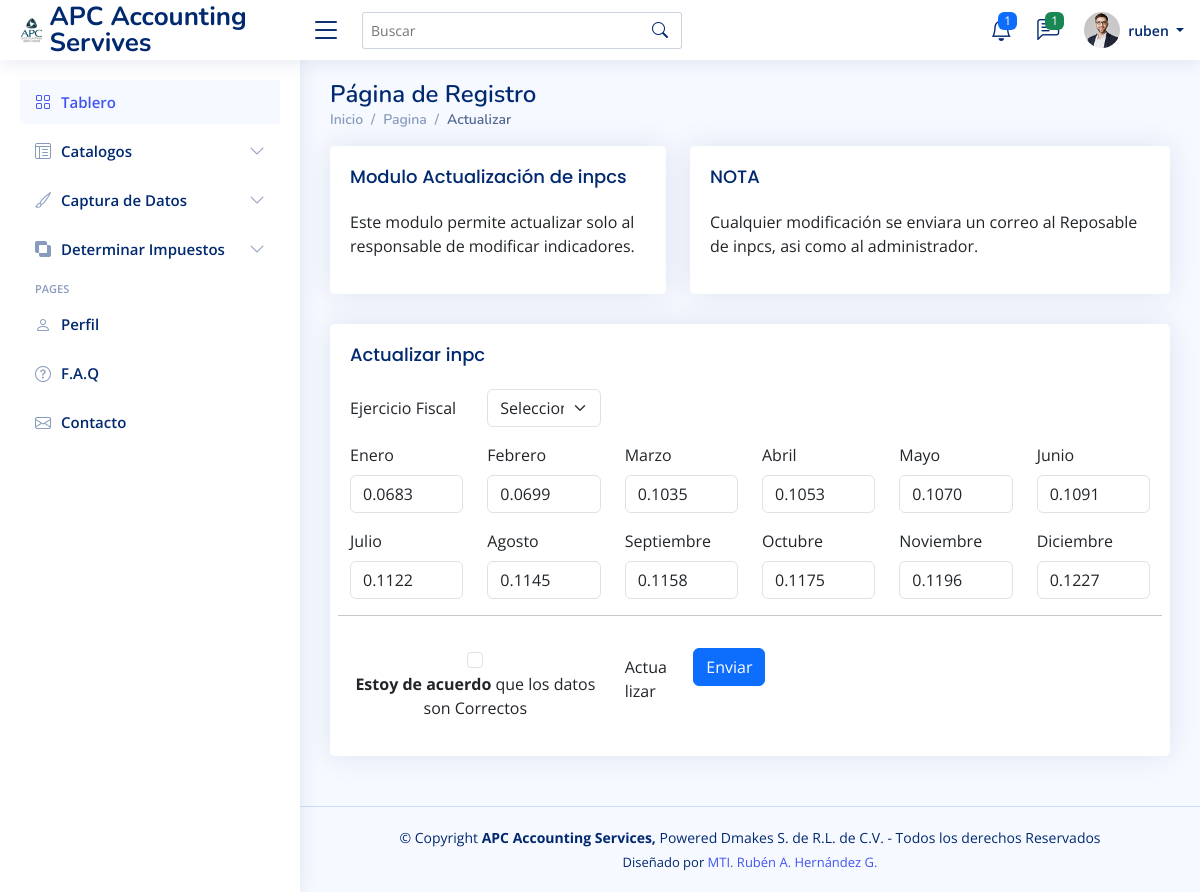
The app's page /pages-inpcs.php?id=1 (signed in) with its own data.
### tables this page shows
CREATE TABLE `inpc` (
  `id` int(11) NOT NULL,
  `anio` varchar(4) NOT NULL,
  `ene` varchar(8) NOT NULL,
  `feb` varchar(8) NOT NULL,
  `mar` varchar(8) NOT NULL,
  `abr` varchar(8) NOT NULL,
  `may` varchar(8) NOT NULL,
  `jun` varchar(8) NOT NULL,
  `jul` varchar(8) NOT NULL,
  `ago` varchar(8) NOT NULL,
  `sep` varchar(8) NOT NULL,
  `oct` varchar(8) NOT NULL,
  `nov` varchar(8) NOT NULL,
  `dic` varchar(8) NOT NULL
);

### php/inpc.php (called while the page is built, shortened)
<?php
   class inpc extends Sql {
    private $ene;
    private $feb;
    private $mar;
    private $abr;
    private $may;
    private $jun;
    private $jul;
    private $ago;
    private $sep;
    private $oct;
    private $nov;
    private $dic;
    public function setene( $ene)
    {
    	$this->ene = $ene;
    }
    public function setfeb( $feb)
    {
    	$this->feb = $feb;
    }
    public function setmar( $mar)
    {
    	$this->mar = $mar;
    }
    public function setabr( $abr)
    {
    	$this->abr = $abr;
    }
    public function setmay( $may)
    {
    	$this->may = $may;
    }
    public function setjun( $jun)
    {
    	$this->jun = $jun;
    }
    public function setjul( $jul)
    {
    	$this->jul = $jul;
    }
    public function setago( $ago)
    {
        $this->ago = $ago;
    }
    public function setsep( $sep)
    {
        $this->sep = $sep;
    }
    public function setoct( $oct)
    {
        $this->oct = $oct;
    }
	public function setnov( $nov)
    {
        $this->nov = $nov;
    }
    public function setdic( $dic)
    {
        $this->dic = $dic;
    }
    public function getene(){
    	return $this->ene;
    }
    public function getfeb(){
    	return $this->feb;
    }
    public function getmar(){
    	return $this->mar;
    }
    public function getabr(){
    	return $this->abr;
    }
    public function getmay(){
    	return $this->may;
    }
    public function getjun(){
    	return $this->jun;
    }
    public function getjul(){
    	return $this->jul;
    }
	public function getago(){
    	return $this->ago;
    }
    public function getsep(){
        return $this->sep;
     }
     public function getoct(){
        return $this->oct;
     }
	public function getnov(){
        return $this->nov;
     }
  public function getdic(){
      return $this->dic;
   }
    public static function obtenerporid($id){
        $sqlhelper = new Sql();
        $sqlhelper->conectar();
        $sql = "SELECT * FROM inpc WHERE id =".$id;
        $resultado = $sqlhelper->getmysqli()->query($sql);
        $inpc_arreglo = $resultado->fetch_assoc();
        $inpc = new inpc();
        $inpc->setid($inpc_arreglo['id']);
        $inpc->setanio($inpc_arreglo['anio']);
        $inpc->setene($inpc_arreglo['ene']);
        $inpc->setfeb($inpc_arreglo['feb']);
        $inpc->setmar($inpc_arreglo['mar']);
        $inpc->setabr($inpc_arreglo['abr']);
        $inpc->setmay($inpc_arreglo['may']);
        $inpc->setjun($inpc_arreglo['jun']);
        $inpc->setjul($inpc_arreglo['jul']);
        $inpc->setago($inpc_arreglo['ago']);
        $inpc->setsep($inpc_arreglo['sep']);
        $inpc->setoct($inpc_arreglo['oct']);
        $inpc->setnov($inpc_arreglo['nov']);
        $inpc->setdic($inpc_arreglo['dic']);
        return $inpc;
     }
 }
  ?>

### php/sql.php (called while the page is built)
<?php
   class Sql{
   	private $servidor='localhost';
   	private $usuario= 'adti';
   	private $pwd = 'Apcas123*';
   	private $bd = 'webdtax';
   	protected $mysqli = null;
   	public function conectar(){
   		$this->mysqli = new mysqli($this->servidor,$this->usuario,$this->pwd,$this->bd);
   	}
   	public function getmysqli(){
   		return $this->mysqli;
   	}
   }
 ?>

### pages-inpcs.php (the view, shortened to what this page needs)
<?php
  include('php/sql.php');
  include('php/inpc.php');
  $id = $_GET['id'];
  $inpc = inpc::obtenerporid($id);
  ?>
<!DOCTYPE html>
<html lang="es">
<head>
  <?php include "includes/scripts.php"; ?>
</head>
<body>
  <?php include "includes/header.php"; ?>
  <?php include "includes/sidebar.php"; ?>
  <main id="main" class="main">
    <div class="pagetitle">
      <h1>Página de Registro</h1>
      <nav>
        <ol class="breadcrumb">
          <li class="breadcrumb-item"><a href="index.php">Inicio</a></li>
          <li class="breadcrumb-item">Pagina</li>
          <li class="breadcrumb-item active">Actualizar</li>
        </ol>
      </nav>
    </div>
    <section class="section">
      <div class="row">
        <div class="col-lg-5">
          <div class="card">
            <div class="card-body">
              <h5 class="card-title">Modulo Actualización de inpcs</h5>
              <p>Este modulo permite actualizar solo al responsable de modificar indicadores.</p>
            </div>
          </div>
        </div>
        <div class="col-lg-7">
          <div class="card">
            <div class="card-body">
              <h5 class="card-title">NOTA</h5>
              <p>Cualquier modificación se enviara un correo al Reposable de inpcs, asi como al administrador.</p>
            </div>
          </div>
        </div>
      </div>
      <div class="row">
       <div class="col">
       <div class="card">
            <div class="card-body">
              <h5 class="card-title">Actualizar inpc</h5>
              <form role="form" action="php/cinpc.php" method="POST">
              <div class="row mb-3">
                  <label class="col-sm-2 col-form-label">Ejercicio Fiscal</label>
                  <div class="col-sm-2">
                    <select class="form-select" aria-label="Default select example" name="anio">
                      <option selected>Seleccionar</option>
                    </select>
                  </div>
              </div>
              <div class="row mb-3">
                <div class="col-sm-2">
                  <label for="ene" class="form-label">Enero</label>
                  <input class="form-control" type="text" name="ene" value="<?= $inpc->getene(); ?>" >
                </div>
                <div class="col-sm-2">
                <label for="feb" class="form-label">Febrero</label>
                  <input class="form-control" type="text" name="feb" value="<?= $inpc->getfeb(); ?>" >
                </div>
                <div class="col-sm-2">
                <label for="mar" class="form-label">Marzo</label>
                  <input class="form-control" type="text" name="mar" value="<?= $inpc->getmar(); ?>" >
                </div>
                <div class="col-sm-2">
                  <label for="abr" class="form-label">Abril</label>
                  <input class="form-control" type="text" name="abr" value="<?= $inpc->getabr(); ?>" >
                </div>
                <div class="col-sm-2">
                <label for="may" class="form-label">Mayo</label>
                  <input class="form-control" type="text" name="may" value="<?= $inpc->getmay(); ?>" >
                </div>
                <div class="col-sm-2">
                <label for="jun" class="form-label">Junio</label>
                  <input class="form-control" type="text" name="jun" value="<?= $inpc->getjun(); ?>" >
                </div>
              </div>
              <div class="row mb-3">
                <div class="col-sm-2">
                  <label for="jul" class="form-label">Julio</label>
                  <input class="form-control" type="text" name="jul" value="<?= $inpc->getjul(); ?>" >
                </div>
                <div class="col-sm-2">
                <label for="ago" class="form-label">Agosto</label>
                  <input class="form-control" type="text" name="ago" value="<?= $inpc->getago(); ?>" >
                </div>
                <div class="col-sm-2">
                <label for="sep" class="form-label">Septiembre</label>
                  <input class="form-control" type="text" name="sep" value="<?= $inpc->getsep(); ?>" >
                </div>
                <div class="col-sm-2">
                  <label for="oct" class="form-label">Octubre</label>
                  <input class="form-control" type="text" name="oct" value="<?= $inpc->getoct(); ?>" >
                </div>
                <div class="col-sm-2">
                <label for="nom" class="form-label">Noviembre</label>
                  <input class="form-control" type="text" name="nov" value="<?= $inpc->getnov(); ?>" >
                </div>
                <div class="col-sm-2">
                <label for="dic" class="form-label">Diciembre</label>
                  <input class="form-control" type="text" name="dic" value="<?= $inpc->getdic(); ?>" >
                </div>
              </div>
              <div class="row mb-3">
                <hr>
              </div>
                <div class="row mb-3">
                  <div class="col-sm-4 col-form-check text-center">
                    <input class="form-check-input" type="checkbox" value="" id="invalidCheck" required>
                    <label class="form-check-label" for="invalidCheck"><strong>Estoy de acuerdo </strong> que los datos son Correctos</label>
                  </div>
                  <label class="col-sm-1 col-form-label">Actualizar</label>
                  <div class="col-sm-3">
                    <button type="submit" class="btn btn-primary" name="enviar">Enviar</button>
                  </div>
                </div>
              </form>
            </div>
         </div>
       </div>
      </div>
    </section>
  </main>
  <?php include "includes/footer.php"; ?>
</body>
</html>

### assets/css/style.css (style rules this page uses)
:root { scroll-behavior: smooth; }
body { font-family: "Open Sans", sans-serif; background: #f6f9ff; color: #444444; }
a { color: #4154f1; text-decoration: none; }
h1, h2, h3, h4, h5, h6 { font-family: "Nunito", sans-serif; }
#main { margin-top: 60px; padding: 20px 30px; transition: all 0.3s; }
.pagetitle { margin-bottom: 10px; }
.pagetitle h1 { font-size: 24px; margin-bottom: 0; font-weight: 600; color: #012970; }
.card { margin-bottom: 30px; border: none; border-radius: 5px; box-shadow: 0px 0 30px rgba(1, 41, 112, 0.1); }
.card-title { padding: 20px 0 15px 0; font-size: 18px; font-weight: 500; color: #012970; font-family: "Poppins", sans-serif; }
.card-body { padding: 0 20px 20px 20px; }
.breadcrumb { font-size: 14px; font-family: "Nunito", sans-serif; color: #899bbd; font-weight: 600; }
.breadcrumb a { color: #899bbd; transition: 0.3s; }
.breadcrumb .breadcrumb-item::before { color: #899bbd; }
.breadcrumb .active { color: #51678f; font-weight: 600; }
@media (min-width: 1200px) { #main, #footer { margin-left: 300px; } }

### records on screen
inpc: ene "0.0683", feb "0.0699", mar "0.1035", abr "0.1053", may "0.1070", jun "0.1091", jul "0.1122", ago "0.1145", sep "0.1158", oct "0.1175", nov "0.1196", dic "0.1227"

### other values on screen
$_SESSION['usuario'] "ruben"
